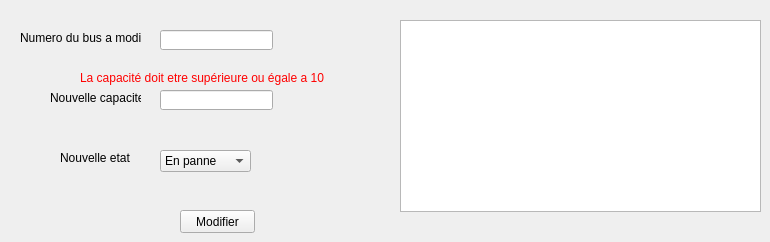
   <widget class="QWidget" name="tab_4">
    <attribute name="title">
     <string>Modification</string>
    </attribute>
    <widget class="QLineEdit" name="lineEdit_numeromodifier">
     <property name="geometry">
      <rect>
       <x>160</x>
       <y>30</y>
       <width>113</width>
       <height>20</height>
      </rect>
     </property>
    </widget>
    <widget class="QLabel" name="label_6">
     <property name="geometry">
      <rect>
       <x>20</x>
       <y>30</y>
       <width>121</width>
       <height>16</height>
      </rect>
     </property>
     <property name="text">
      <string>Numero du bus a modifier</string>
     </property>
    </widget>
    <widget class="QLineEdit" name="lineEdit_capacitemodifier">
     <property name="geometry">
      <rect>
       <x>160</x>
       <y>90</y>
       <width>113</width>
       <height>20</height>
      </rect>
     </property>
    </widget>
    <widget class="QLabel" name="label_7">
     <property name="geometry">
      <rect>
       <x>50</x>
       <y>90</y>
       <width>91</width>
       <height>16</height>
      </rect>
     </property>
     <property name="text">
      <string>Nouvelle capacite</string>
     </property>
    </widget>
    <widget class="QLabel" name="label_8">
     <property name="geometry">
      <rect>
       <x>60</x>
       <y>150</y>
       <width>71</width>
       <height>16</height>
      </rect>
     </property>
     <property name="text">
      <string>Nouvelle etat</string>
     </property>
    </widget>
    <widget class="QPushButton" name="pushButton_modifier">
     <property name="geometry">
      <rect>
       <x>180</x>
       <y>210</y>
       <width>75</width>
       <height>23</height>
      </rect>
     </property>
     <property name="text">
      <string>Modifier</string>
     </property>
    </widget>
    <widget class="QTableView" name="tableView_busmodifier">
     <property name="geometry">
      <rect>
       <x>400</x>
       <y>20</y>
       <width>361</width>
       <height>192</height>
      </rect>
     </property>
    </widget>
    <widget class="QLabel" name="label_lowcapacite_2">
     <property name="geometry">
      <rect>
       <x>80</x>
       <y>70</y>
       <width>271</width>
       <height>16</height>
      </rect>
     </property>
     <property name="styleSheet">
      <string notr="true">color:red;</string>
     </property>
     <property name="text">
      <string>La capacité doit etre supérieure ou égale a 10</string>
     </property>
    </widget>
    <widget class="QComboBox" name="comboBox_etatmodification">
     <property name="geometry">
      <rect>
       <x>160</x>
       <y>150</y>
       <width>91</width>
       <height>22</height>
      </rect>
     </property>
     <item>
      <property name="text">
       <string>En panne</string>
      </property>
     </item>
     <item>
      <property name="text">
       <string>Fonctionnel</string>
      </property>
     </item>
    </widget>
   </widget>
